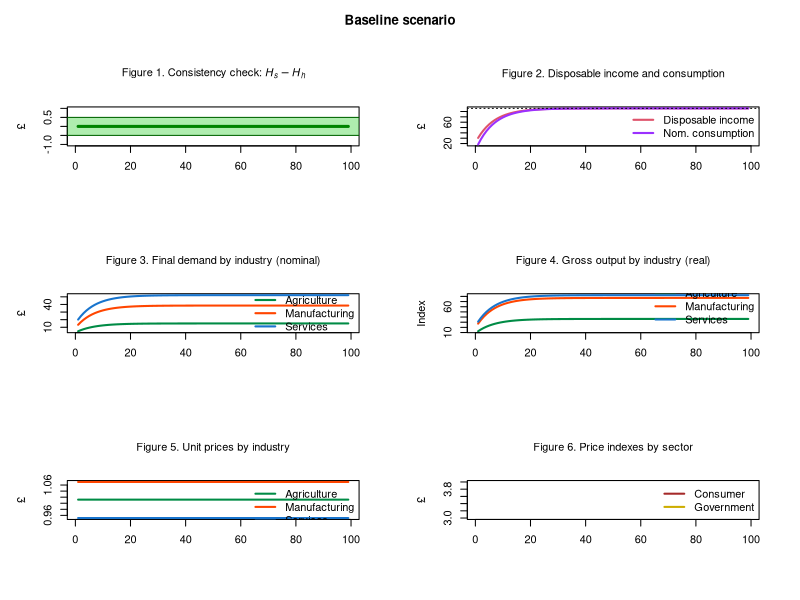
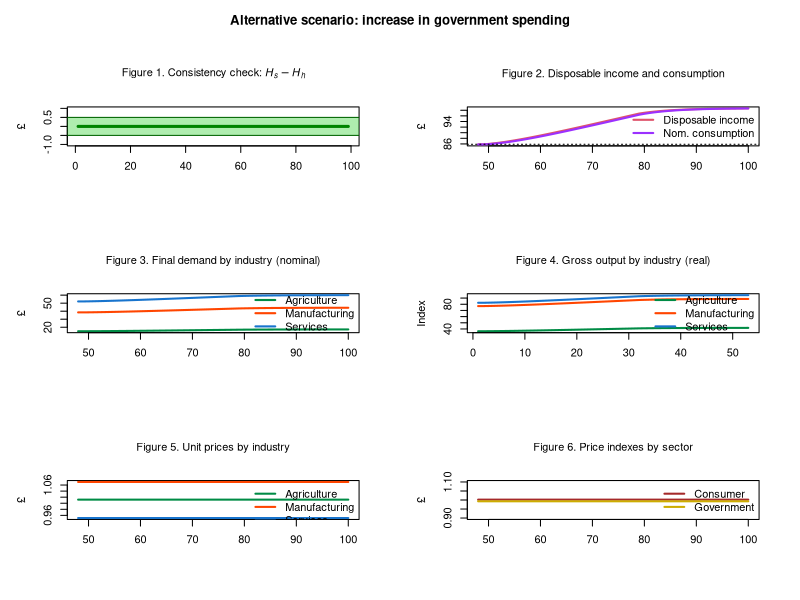

Generate these figures, in order, with R:
# 3IO-SFC MODEL (BASED ON MODEL PC + 3-INDUSTRY IO TABLES)
# Created by Marco Veronese Passarella
# Last revision: 6 August 2025

# PREPARE THE ENVIRONMENT ####

# Clear Environment
rm(list=ls(all=TRUE))

# Clear Plots
if(!is.null(dev.list())) dev.off()

# Clear Console
cat("\014")

# Set directory/folder
#setwd("C:/Users/...")

# set number of periods
nPeriods = 100

# Set number of scenarios
nScenarios = 2 

# Set number of industries
nIndustries = 3

# Define number of iterations
nIterations <- 100

# SET THE COEFFICIENTS (EXOGENOUS VARIABLES AND PARAMETERS) ####

alpha10 <- 0.8 #Autonomous component of propensity to consume out of income
alpha11 <- 8 #Interest rate elasticity of propensity to consume out of income (minus sign)
alpha2 <- 0.4 #Propensity to consume out of wealth
w <- 0.4 #Uniform wage rate
mu <- 0.875 #Uniform mark-up
pr1 <- 3.5 #Labour productivity in industry 1
pr2 <- 5 #Labour productivity in industry 2
pr3 <- 2.2 #Labour productivity in industry 3
lambda0 <- 0.635 #Autonomous share of bills
lambda1 <- 5 #Elasticity of bills demand to interest rate
lambda2 <- 0.01 #Elasticity of bills demand to yd/v
theta <- 0.2 #Tax rate on income
r_bar <- matrix(data=0.025,nrow=nScenarios,ncol=nPeriods) #Interest rate as policy instrument
beta1_c_bar <- 0.15 #Household consumption share of product 1
beta2_c_bar <- 0.35 #Household consumption share of product 2
beta3_c_bar <- 0.50 #Household consumption share of product 3
beta1_g_bar <- 0.10 #Government consumption share of product 1
beta2_g_bar <- 0.30 #Government consumption share of product 2
beta3_g_bar <- 0.60 #Government consumption share of product 3
a11 <- 0.11 #Quantity of product 1 necessary to produce one unit of product 1
a12 <- 0.12 #Quantity of product 1 necessary to produce one unit of product 2
a13 <- 0.10 #Quantity of product 1 necessary to produce one unit of product 3
a21 <- 0.21 #Quantity of product 2 necessary to produce one unit of product 1
a22 <- 0.22 #Quantity of product 2 necessary to produce one unit of product 2
a23 <- 0.20 #Quantity of product 2 necessary to produce one unit of product 3
a31 <- 0.15 #Quantity of product 3 necessary to produce one unit of product 1
a32 <- 0.18 #Quantity of product 3 necessary to produce one unit of product 2
a33 <- 0.10 #Quantity of product 3 necessary to produce one unit of product 3

# CREATE VARIABLES AND ATTRIBUTE INITIAL VALUES ####

# Use 'array' function to create 3-dimension variables
x <- array(data=0,dim=c(nScenarios,nPeriods,nIndustries)) #Gross output by industry (real)
d <- array(data=0,dim=c(nScenarios,nPeriods,nIndustries)) #Demand by industry (real)
beta_c <- array(data=0,dim=c(nScenarios,nPeriods,nIndustries)) #Real consumption composition
beta_g <- array(data=0,dim=c(nScenarios,nPeriods,nIndustries)) #Real government expenditure composition
p <- array(data=1,dim=c(nScenarios,nPeriods,nIndustries)) #Unit prices

# Create matrix of coefficients
A <- matrix(data=0,nrow=nIndustries,ncol=nIndustries) #2D matrix of technical coefficients
I <- diag(x=1, nrow=nIndustries, ncol=nIndustries) #2D diagonal matrix
A4 <- array(data=0,dim=c(nScenarios,nPeriods,nIndustries,nIndustries)) #4D matrix of technical coefficients

# Other 2-dimension variables
alpha1 <- matrix(data=alpha10-alpha11*r_bar,nrow=nScenarios,ncol=nPeriods) #Propensity to consume out of income
b_cb <- matrix(data=0,nrow=nScenarios,ncol=nPeriods) #Government bills held by Central Bank
b_h <- matrix(data=0,nrow=nScenarios,ncol=nPeriods) #Government bills held by households
b_s <- matrix(data=0,nrow=nScenarios,ncol=nPeriods) #Government bills supplied by government
h_h <- matrix(data=0,nrow=nScenarios,ncol=nPeriods) #Cash money held by households
h_s <- matrix(data=0,nrow=nScenarios,ncol=nPeriods) #Cash money supplied by central bank
r <- matrix(data=r_bar,nrow=nScenarios,ncol=nPeriods) #Interest rate on government bills
t <- matrix(data=0,nrow=nScenarios,ncol=nPeriods) #Taxes
v <- matrix(data=0,nrow=nScenarios,ncol=nPeriods) #Households wealth
yd <- matrix(data=0,nrow=nScenarios,ncol=nPeriods) #Disposable income of households
cons <- matrix(data=0,nrow=nScenarios,ncol=nPeriods) #Consumption (real)
g <- matrix(data=20,nrow=nScenarios,ncol=nPeriods) #Government expenditure (real)
y <- matrix(data=0,nrow=nScenarios,ncol=nPeriods) #Value of net output (GDP)
p_c <- matrix(data=1,nrow=nScenarios,ncol=nPeriods) #Average price for the consumers
p_g <- matrix(data=1,nrow=nScenarios,ncol=nPeriods) #Average price for the government
infl <- matrix(data=1,nrow=nScenarios,ncol=nPeriods) #Inflation tax (see Godley and Lavoie, 9.2.4 and 9.3.1)

# RUN THE MODEL ####

# DEFINE THE LOOPS

# Choose scenario
for (j in 1:nScenarios){
  
  # Define time loop
  for (i in 2:nPeriods){
    
    # Define iterations
    for (iterations in 1:nIterations){
      
      # Add alternative scenarios as exogenous shocks
      
      # Shock 1: higher government spending
      if (i>=50 && j==2){
          if(g[j,i-1]>=23){g[j,i]=23}else{g[j,i]=g[j,i-1]+0.1} # Option 1: growing over time
          #g[j,i]=23 # Option 2: one-off shock
        }
      
      # A) Matrix of technical coefficients ####
      
      # 4D matrix of technical coefficients
      A4[j,i,,]=matrix(c(a11,a12,a13,
                         a21,a22,a23,
                         a31,a32,a33), nrow=3, byrow=TRUE)                  
      
      # 2D matrix of technical coefficients
      A = A4[j,i,,]          
      
      
      # B) Define consumption shares ####
      
      # Household real consumption shares
      beta_c[j,i,1]=beta1_c_bar
      beta_c[j,i,2]=beta2_c_bar
      beta_c[j,i,3]=beta3_c_bar
      
      # Government real consumption shares
      beta_g[j,i,1]=beta1_g_bar
      beta_g[j,i,2]=beta2_g_bar
      beta_g[j,i,3]=beta3_g_bar
      
      
      # C) Input-output structure ####
      
      # Real final demand vector by industry - eq. 14
      d[j,i,] = beta_c[j,i,]*cons[j,i] + beta_g[j,i,]*g[j,i]
      
      # Real gross output by industry  - eq. 15
      x[j,i,] = solve(I-A) %*% d[j,i,]
      
      # Value of net output (GDP)  - eq. 1.A
      y[j,i] = t(p[j,i,]) %*% d[j,i,]
      
      
      # D) Price setting ####
      
      # Set unit prices for each industry - eq. 17
      p[j,i,1] = (w/pr1) + (p[j,i,1]*A[1,1] + p[j,i,2]*A[2,1] + p[j,i,3]*A[3,1])*(1 + mu) 
      p[j,i,2] = (w/pr2) + (p[j,i,1]*A[1,2] + p[j,i,2]*A[2,2] + p[j,i,3]*A[3,2])*(1 + mu) 
      p[j,i,3] = (w/pr3) + (p[j,i,1]*A[1,3] + p[j,i,2]*A[2,3] + p[j,i,3]*A[3,3])*(1 + mu) 
      
      # Average price for the consumers - eq. 18
      p_c[j,i] = t(p[j,i,]) %*% beta_c[j,i,]
      
      # Average price for the government - eq. 19
      p_g[j,i] = t(p[j,i,]) %*% beta_g[j,i,]
      
      
      # E) Households' behaviour ####
      
      # Disposable income - eq. 2
      yd[j,i] = y[j,i] - t[j,i] + r[j,i-1]*b_h[j,i-1]
      
      # Wealth accumulation - eq. 4 
      v[j,i] = v[j,i-1] + (yd[j,i] - p_c[j,i]*cons[j,i])
      
      # Real consumption function with no monetary illusion - eq. 5.A.1 
      cons[j,i] = alpha1[j,i]*((yd[j,i]/p_c[j,i])-infl[j,i]) + alpha2*v[j,i-1]/p_c[j,i]
      
      # Endogenous propensity to consume out of income - eq. 12
      alpha1[j,i] = alpha10 - alpha11*r[j,i-1]   
      
      # Inflation tax for households - eq. 5.A.1
      infl[j,i] = ((p_c[j,i]-p_c[j,i-1])/p_c[j,i-1])*(v[j,i-1]/p_c[j,i])
      
      
      # F) Portfolio equations ####
      
      # Demand for cash money - eq. 6
      h_h[j,i] = v[j,i] - b_h[j,i]
      
      # Demand for government bills - eq. 7
      b_h[j,i] = v[j,i]*(lambda0 + lambda1*r[j,i] - lambda2*(yd[j,i]/v[j,i]))
      
      
      # G) Government ####
      
      # Tax payments - eq. 3 
      t[j,i] = theta*(y[j,i] + r[j,i-1]*b_h[j,i-1])
      
      # Supply of government bills - eq. 8
      b_s[j,i] = b_s[j,i-1] + ( p_g[j,i]*g[j,i] + r[j,i-1]*b_s[j,i-1]) - (t[j,i] + r[j,i-1]*b_cb[j,i-1])
      
      
      # H) Central bank ####
      
      # Supply of cash - eq. 9
      h_s[j,i] = h_s[j,i-1] + b_cb[j,i] - b_cb[j,i-1]
      
      # Government bills held by the central bank - eq. 10
      b_cb[j,i] = b_s[j,i] - b_h[j,i]
      
      # Interest rate as policy instrument - eq. 11
      r[j,i] = r_bar[j,i]
      
    }
  }
}

# DEFINE PLOTTING LAYOUT AND COLOURS ####

# Layout
layout(matrix(c(1:6), 3, 2, byrow = TRUE))
par(mar = c(5.1+1, 4.1+1, 4.1+1, 2.1+1), 
    oma = c(0, 0, 3, 0))  

# Customized colours
mycol1 <- rgb(0, 200, 0, max = 255, alpha = 80)

# Considered time span
tspan <- nPeriods

# CONSISTENCY CHECK (REDUNDANT EQUATION) ####

# Create consistency statement and other info ####
aerror<-0
error<-0
for (j in 1:nScenarios){
  for (i in 2:(nPeriods-1)){
    error <- error + (h_s[j,i]-h_h[j,i])^2}}
aerror <- error/(nPeriods*nPeriods)
if ( aerror<0.01 ){cat(" *********************************** \n Good news! The model is watertight! \n", "Average error =", aerror, "< 0.01 \n", "Cumulative error =", error, "\n ***********************************")} else{
  if ( aerror<1 && aerror<1 ){cat(" *********************************** \n Minor issues with model consistency \n", "Average error =", aerror, "> 0.1 \n", "Cumulative error =", error, "\n ***********************************")}
  else{cat(" ******************************************* \n Warning: the model is not fully consistent! \n", "Average error =", aerror, "> 1 \n", "Cumulative error =", error, "\n *******************************************")} }      
cat("\n Number of industries =", nIndustries)
cat("\n Number of scenarios =", nScenarios)
cat("\n Number of iterations/t =", nIterations)
cat("\n ***********************************")

# Figure 1: redundant equation
plot(h_s[1,2:tspan]-h_h[1,2:tspan], type="l", col="darkgreen",lwd=3,lty=1,font.main=1,cex.main=1,
     main=expression("Figure 1. Consistency check: " * italic(H[phantom("")]["s"]) - italic(H[phantom("")]["h"])),
     cex.axis=1,cex.lab=1,ylab = '\u00A3',
     xlab = '',ylim = range(-1,1))
rect(xleft=-10,xright=tspan*1.1,ybottom=-0.5,ytop=0.5,col=mycol1,border=NA)
abline(h=c(-0.5,0.5),lwd=1,col="darkgreen")

# PLOT RESULTS FOR THE BASELINE SCENARIO ####

# Add title
title("Baseline scenario", outer = TRUE)

# Figure 2: disposable income and consumption
plot(yd[1,2:tspan],type="l", col=2, lwd=2, lty=1, font.main=1,cex.main=1,
     main="Figure 2. Disposable income and consumption",
     ylab = '\u00A3',xlab = '',ylim = range(min(cons[1,2:tspan]*p_c[1,2:tspan]),max(yd[1,2:tspan])),
     cex.axis=1,cex.lab=1)
lines(cons[1,2:tspan]*p_c[1,2:tspan],type="l",lwd=2,lty=1,col="purple1")
legend("right",c("Disposable income","Nom. consumption"),  bty = "n",
       cex=1, lty=c(1,1), lwd=c(2,2), col = c(2,"purple1"), box.lty=0)
abline(h=yd[1,nPeriods],col=1,lty=3)

# Figure 3: Final demand by industry 
plot(d[1,2:tspan,1]*p[1,2:tspan,1],type="l",lwd=2,col="springgreen4",
     main="Figure 3. Final demand by industry (nominal)",
     font.main=1,cex.main=1,
     ylab = '£',xlab = '',ylim=range(max(p[1,2:tspan,]*d[1,2:tspan,]),min(p[1,2:tspan,]*d[1,2:tspan,])))
lines(p[1,2:tspan,2]*d[1,2:tspan,2],type="l",lwd=2,col="orangered",lty=1)
lines(p[1,2:tspan,3]*d[1,2:tspan,3],type="l",lwd=2,col="dodgerblue3",lty=1)
legend("right",c("Agriculture","Manufacturing","Services"),  bty = 'n', cex=1, lty=c(1,1,1), lwd=c(2,2,2), col = c("springgreen4","orangered","dodgerblue3"), box.lty=0)

# Figure 4: Gross outputs by industry 
plot(x[1,2:tspan,1],type="l",lwd=2,col="springgreen4",
     main="Figure 4. Gross output by industry (real)",
     font.main=1,cex.main=1,
     ylab = 'Index',xlab = '',ylim=range(min(x[1,2:tspan,]),max(x[1,2:tspan,])))
lines(x[1,2:tspan,2],type="l",lwd=2,col="orangered",lty=1)
lines(x[1,2:tspan,3],type="l",lwd=2,col="dodgerblue3",lty=1)
legend("bottomright",c("Agriculture","Manufacturing","Services"),  bty = 'n', cex=1, lty=c(1,1,1), lwd=c(2,2,2), col = c("springgreen4","orangered","dodgerblue3"), box.lty=0)

# Figure 5: Unit prices by industry 
plot(p[1,2:tspan,1],type="l",lwd=2,col="springgreen4",
     main="Figure 5. Unit prices by industry",
     font.main=1,cex.main=1,
     ylab = '£',xlab = '',ylim=range(min(p[1,2:tspan,]),max(p[1,2:tspan,])))
lines(p[1,2:tspan,2],type="l",lwd=2,col="orangered",lty=1)
lines(p[1,2:tspan,3],type="l",lwd=2,col="dodgerblue3",lty=1)
legend("topright",c("Agriculture","Manufacturing","Services"),  bty = 'n', cex=1, lty=c(1,1,1), lwd=c(2,2,2), col = c("springgreen4","orangered","dodgerblue3"), box.lty=0)

# Figure 6: Price indexes by sector 
plot(p_c[1,2:tspan],type="l",lwd=2,col="brown",
     main="Figure 6. Price indexes by sector",
     font.main=1,cex.main=1,
     ylab = '£',xlab = '',ylim=range(3,4))
lines(p_g[1,2:tspan],type="l",lwd=2,col="gold3",lty=1)
legend("topright",c("Consumer","Government"),  bty = 'n', cex=1, lty=c(1,1), lwd=c(2,2), col = c("brown","gold3"), box.lty=0)

# PLOT RESULTS FOR THE ALTERNATIVE SCENARIO ####

# Adjust plotting period
period = 48:tspan

# Figure 1: redundant equation
plot(h_s[2,2:tspan]-h_h[2,2:tspan], type="l", col="darkgreen",lwd=3,lty=1,font.main=1,cex.main=1,
     main=expression("Figure 1. Consistency check: " * italic(H[phantom("")]["s"]) - italic(H[phantom("")]["h"])),
     cex.axis=1,cex.lab=1,ylab = '\u00A3',
     xlab = '',ylim = range(-1,1))
rect(xleft=-10,xright=tspan*1.1,ybottom=-0.5,ytop=0.5,col=mycol1,border=NA)
abline(h=c(-0.5,0.5),lwd=1,col="darkgreen")

# Add title
title("Alternative scenario: increase in government spending", outer = TRUE)

# Figure 2: disposable income and consumption
plot(period,yd[2,48:tspan],type="l", col=2, lwd=2, lty=1, font.main=1,cex.main=1,
     main="Figure 2. Disposable income and consumption",
     ylab = '\u00A3',xlab = '',ylim = range(min(cons[2,48:tspan]*p_c[2,48:tspan]),max(yd[2,48:tspan])),
     cex.axis=1,cex.lab=1)
lines(period,cons[2,48:tspan]*p_c[2,48:tspan],type="l",lwd=2,lty=1,col="purple1")
legend("right",c("Disposable income","Nom. consumption"),  bty = "n",
       cex=1, lty=c(1,1), lwd=c(2,2), col = c(2,"purple1"), box.lty=0)
abline(h=yd[1,nPeriods],col=1,lty=3)

# Figure 3: Final demand by industry 
plot(period,d[2,48:tspan,1]*p[2,48:tspan,1],type="l",lwd=2,col="springgreen4",
     main="Figure 3. Final demand by industry (nominal)",
     font.main=1,cex.main=1,
     ylab = '£',xlab = '',ylim=range(max(p[2,48:tspan,]*d[2,48:tspan,]),min(p[2,48:tspan,]*d[2,48:tspan,])))
lines(period,p[2,48:tspan,2]*d[2,48:tspan,2],type="l",lwd=2,col="orangered",lty=1)
lines(period,p[2,48:tspan,3]*d[2,48:tspan,3],type="l",lwd=2,col="dodgerblue3",lty=1)
legend("right",c("Agriculture","Manufacturing","Services"),  bty = 'n', cex=1, lty=c(1,1,1), lwd=c(2,2,2), col = c("springgreen4","orangered","dodgerblue3"), box.lty=0)

# Figure 4: Gross outputs by industry 
plot(x[2,48:tspan,1],type="l",lwd=2,col="springgreen4",
     main="Figure 4. Gross output by industry (real)",
     font.main=1,cex.main=1,
     ylab = 'Index',xlab = '',ylim=range(min(x[2,48:tspan,]),max(x[2,48:tspan,])))
lines(x[2,48:tspan,2],type="l",lwd=2,col="orangered",lty=1)
lines(x[2,48:tspan,3],type="l",lwd=2,col="dodgerblue3",lty=1)
legend("right",c("Agriculture","Manufacturing","Services"),  bty = 'n', cex=1, lty=c(1,1,1), lwd=c(2,2,2), col = c("springgreen4","orangered","dodgerblue3"), box.lty=0)

# Figure 5: Unit prices by industry 
plot(period,p[2,48:tspan,1],type="l",lwd=2,col="springgreen4",
     main="Figure 5. Unit prices by industry",
     font.main=1,cex.main=1,
     ylab = '£',xlab = '',ylim=range(min(p[2,48:tspan,]),max(p[2,48:tspan,])))
lines(period,p[2,48:tspan,2],type="l",lwd=2,col="orangered",lty=1)
lines(period,p[2,48:tspan,3],type="l",lwd=2,col="dodgerblue3",lty=1)
legend("topright",c("Agriculture","Manufacturing","Services"),  bty = 'n', cex=1, lty=c(1,1,1), lwd=c(2,2,2), col = c("springgreen4","orangered","dodgerblue3"), box.lty=0)

# Figure 6: Price indexes by sector 
plot(period,p_c[2,48:tspan],type="l",lwd=2,col="brown",
     main="Figure 6. Price indexes by sector",
     font.main=1,cex.main=1,
     ylab = '£',xlab = '',ylim=range(0.9,1.1))
lines(period,p_g[2,48:tspan],type="l",lwd=2,col="gold3",lty=1)
legend("topright",c("Consumer","Government"),  bty = 'n', cex=1, lty=c(1,1), lwd=c(2,2), col = c("brown","gold3"), box.lty=0)
